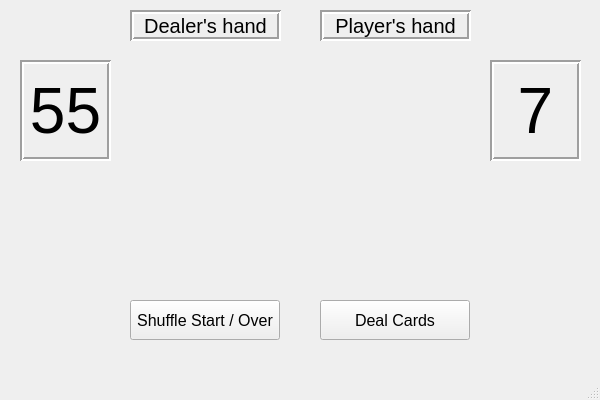
<?xml version="1.0" encoding="UTF-8"?>
<ui version="4.0">
 <class>MainWindow</class>
 <widget class="QMainWindow" name="MainWindow">
  <property name="geometry">
   <rect>
    <x>0</x>
    <y>0</y>
    <width>600</width>
    <height>400</height>
   </rect>
  </property>
  <property name="windowTitle">
   <string>MainWindow</string>
  </property>
  <property name="styleSheet">
   <string notr="true">background-color: &quot;green&quot;;</string>
  </property>
  <widget class="QWidget" name="centralwidget">
   <widget class="QPushButton" name="shuffleButton">
    <property name="geometry">
     <rect>
      <x>130</x>
      <y>300</y>
      <width>150</width>
      <height>40</height>
     </rect>
    </property>
    <property name="font">
     <font>
      <pointsize>12</pointsize>
     </font>
    </property>
    <property name="styleSheet">
     <string notr="true">background-color: light gray;</string>
    </property>
    <property name="text">
     <string>Shuffle Start / Over</string>
    </property>
   </widget>
   <widget class="QPushButton" name="dealButton">
    <property name="geometry">
     <rect>
      <x>320</x>
      <y>300</y>
      <width>150</width>
      <height>40</height>
     </rect>
    </property>
    <property name="font">
     <font>
      <pointsize>12</pointsize>
     </font>
    </property>
    <property name="styleSheet">
     <string notr="true">background-color: light gray;</string>
    </property>
    <property name="text">
     <string>Deal Cards</string>
    </property>
   </widget>
   <widget class="QLabel" name="dealerLabel">
    <property name="geometry">
     <rect>
      <x>130</x>
      <y>60</y>
      <width>151</width>
      <height>218</height>
     </rect>
    </property>
    <property name="text">
     <string/>
    </property>
    <property name="pixmap">
     <pixmap>../../../../Images/Cards/7_of_clubs.png</pixmap>
    </property>
    <property name="scaledContents">
     <bool>true</bool>
    </property>
   </widget>
   <widget class="QLabel" name="playerLabel">
    <property name="geometry">
     <rect>
      <x>320</x>
      <y>60</y>
      <width>150</width>
      <height>218</height>
     </rect>
    </property>
    <property name="text">
     <string/>
    </property>
    <property name="pixmap">
     <pixmap>../../../../Images/Cards/queen_of_hearts.png</pixmap>
    </property>
    <property name="scaledContents">
     <bool>true</bool>
    </property>
   </widget>
   <widget class="QLabel" name="playerHeaderLabel">
    <property name="geometry">
     <rect>
      <x>320</x>
      <y>10</y>
      <width>151</width>
      <height>31</height>
     </rect>
    </property>
    <property name="font">
     <font>
      <pointsize>15</pointsize>
     </font>
    </property>
    <property name="styleSheet">
     <string notr="true">background-color: &quot;dark green&quot;;</string>
    </property>
    <property name="frameShape">
     <enum>QFrame::Box</enum>
    </property>
    <property name="frameShadow">
     <enum>QFrame::Sunken</enum>
    </property>
    <property name="lineWidth">
     <number>2</number>
    </property>
    <property name="text">
     <string>Player's hand</string>
    </property>
    <property name="alignment">
     <set>Qt::AlignCenter</set>
    </property>
   </widget>
   <widget class="QLabel" name="dealerHeaderLabel">
    <property name="geometry">
     <rect>
      <x>130</x>
      <y>10</y>
      <width>151</width>
      <height>31</height>
     </rect>
    </property>
    <property name="font">
     <font>
      <pointsize>15</pointsize>
     </font>
    </property>
    <property name="styleSheet">
     <string notr="true">background-color: &quot;dark green&quot;;</string>
    </property>
    <property name="frameShape">
     <enum>QFrame::Box</enum>
    </property>
    <property name="frameShadow">
     <enum>QFrame::Sunken</enum>
    </property>
    <property name="lineWidth">
     <number>2</number>
    </property>
    <property name="text">
     <string>Dealer's hand</string>
    </property>
    <property name="alignment">
     <set>Qt::AlignCenter</set>
    </property>
   </widget>
   <widget class="QLabel" name="dealerHandLabel">
    <property name="geometry">
     <rect>
      <x>20</x>
      <y>60</y>
      <width>91</width>
      <height>101</height>
     </rect>
    </property>
    <property name="palette">
     <palette>
      <active>
       <colorrole role="Button">
        <brush brushstyle="SolidPattern">
         <color alpha="255">
          <red>0</red>
          <green>100</green>
          <blue>0</blue>
         </color>
        </brush>
       </colorrole>
       <colorrole role="Base">
        <brush brushstyle="SolidPattern">
         <color alpha="255">
          <red>0</red>
          <green>100</green>
          <blue>0</blue>
         </color>
        </brush>
       </colorrole>
       <colorrole role="Window">
        <brush brushstyle="SolidPattern">
         <color alpha="255">
          <red>0</red>
          <green>100</green>
          <blue>0</blue>
         </color>
        </brush>
       </colorrole>
      </active>
      <inactive>
       <colorrole role="Button">
        <brush brushstyle="SolidPattern">
         <color alpha="255">
          <red>0</red>
          <green>100</green>
          <blue>0</blue>
         </color>
        </brush>
       </colorrole>
       <colorrole role="Base">
        <brush brushstyle="SolidPattern">
         <color alpha="255">
          <red>0</red>
          <green>100</green>
          <blue>0</blue>
         </color>
        </brush>
       </colorrole>
       <colorrole role="Window">
        <brush brushstyle="SolidPattern">
         <color alpha="255">
          <red>0</red>
          <green>100</green>
          <blue>0</blue>
         </color>
        </brush>
       </colorrole>
      </inactive>
      <disabled>
       <colorrole role="Button">
        <brush brushstyle="SolidPattern">
         <color alpha="255">
          <red>0</red>
          <green>100</green>
          <blue>0</blue>
         </color>
        </brush>
       </colorrole>
       <colorrole role="Base">
        <brush brushstyle="SolidPattern">
         <color alpha="255">
          <red>0</red>
          <green>100</green>
          <blue>0</blue>
         </color>
        </brush>
       </colorrole>
       <colorrole role="Window">
        <brush brushstyle="SolidPattern">
         <color alpha="255">
          <red>0</red>
          <green>100</green>
          <blue>0</blue>
         </color>
        </brush>
       </colorrole>
      </disabled>
     </palette>
    </property>
    <property name="font">
     <font>
      <pointsize>48</pointsize>
      <weight>50</weight>
      <bold>false</bold>
      <underline>false</underline>
     </font>
    </property>
    <property name="styleSheet">
     <string notr="true">background-color: &quot;dark green&quot;;</string>
    </property>
    <property name="frameShape">
     <enum>QFrame::Box</enum>
    </property>
    <property name="frameShadow">
     <enum>QFrame::Sunken</enum>
    </property>
    <property name="lineWidth">
     <number>2</number>
    </property>
    <property name="text">
     <string>55</string>
    </property>
    <property name="scaledContents">
     <bool>false</bool>
    </property>
    <property name="alignment">
     <set>Qt::AlignCenter</set>
    </property>
   </widget>
   <widget class="QLabel" name="playerHandLabel">
    <property name="geometry">
     <rect>
      <x>490</x>
      <y>60</y>
      <width>91</width>
      <height>101</height>
     </rect>
    </property>
    <property name="font">
     <font>
      <pointsize>48</pointsize>
     </font>
    </property>
    <property name="styleSheet">
     <string notr="true">background-color: &quot;dark green&quot;;</string>
    </property>
    <property name="frameShape">
     <enum>QFrame::Box</enum>
    </property>
    <property name="frameShadow">
     <enum>QFrame::Sunken</enum>
    </property>
    <property name="lineWidth">
     <number>2</number>
    </property>
    <property name="text">
     <string>7</string>
    </property>
    <property name="scaledContents">
     <bool>false</bool>
    </property>
    <property name="alignment">
     <set>Qt::AlignCenter</set>
    </property>
   </widget>
   <widget class="QLabel" name="cWar_1">
    <property name="enabled">
     <bool>true</bool>
    </property>
    <property name="geometry">
     <rect>
      <x>490</x>
      <y>170</y>
      <width>75</width>
      <height>109</height>
     </rect>
    </property>
    <property name="styleSheet">
     <string notr="true"/>
    </property>
    <property name="text">
     <string/>
    </property>
    <property name="pixmap">
     <pixmap>../../../../Images/Cards/6_of_spades.png</pixmap>
    </property>
    <property name="scaledContents">
     <bool>true</bool>
    </property>
   </widget>
   <widget class="QLabel" name="cWar_2">
    <property name="enabled">
     <bool>true</bool>
    </property>
    <property name="geometry">
     <rect>
      <x>500</x>
      <y>190</y>
      <width>75</width>
      <height>109</height>
     </rect>
    </property>
    <property name="styleSheet">
     <string notr="true"/>
    </property>
    <property name="text">
     <string/>
    </property>
    <property name="pixmap">
     <pixmap>../../../../Images/Cards/6_of_spades.png</pixmap>
    </property>
    <property name="scaledContents">
     <bool>true</bool>
    </property>
   </widget>
   <widget class="QLabel" name="cWar_3">
    <property name="enabled">
     <bool>true</bool>
    </property>
    <property name="geometry">
     <rect>
      <x>510</x>
      <y>210</y>
      <width>75</width>
      <height>109</height>
     </rect>
    </property>
    <property name="styleSheet">
     <string notr="true"/>
    </property>
    <property name="text">
     <string/>
    </property>
    <property name="pixmap">
     <pixmap>../../../../Images/Cards/6_of_spades.png</pixmap>
    </property>
    <property name="scaledContents">
     <bool>true</bool>
    </property>
   </widget>
   <widget class="QLabel" name="cWar_4">
    <property name="geometry">
     <rect>
      <x>36</x>
      <y>170</y>
      <width>75</width>
      <height>109</height>
     </rect>
    </property>
    <property name="styleSheet">
     <string notr="true"/>
    </property>
    <property name="text">
     <string/>
    </property>
    <property name="pixmap">
     <pixmap>../../../../Images/Cards/6_of_spades.png</pixmap>
    </property>
    <property name="scaledContents">
     <bool>true</bool>
    </property>
   </widget>
   <widget class="QLabel" name="cWar_5">
    <property name="geometry">
     <rect>
      <x>26</x>
      <y>190</y>
      <width>75</width>
      <height>109</height>
     </rect>
    </property>
    <property name="styleSheet">
     <string notr="true"/>
    </property>
    <property name="text">
     <string/>
    </property>
    <property name="pixmap">
     <pixmap>../../../../Images/Cards/6_of_spades.png</pixmap>
    </property>
    <property name="scaledContents">
     <bool>true</bool>
    </property>
   </widget>
   <widget class="QLabel" name="cWar_6">
    <property name="geometry">
     <rect>
      <x>16</x>
      <y>210</y>
      <width>75</width>
      <height>109</height>
     </rect>
    </property>
    <property name="styleSheet">
     <string notr="true"/>
    </property>
    <property name="text">
     <string/>
    </property>
    <property name="pixmap">
     <pixmap>../../../../Images/Cards/6_of_spades.png</pixmap>
    </property>
    <property name="scaledContents">
     <bool>true</bool>
    </property>
   </widget>
  </widget>
  <widget class="QMenuBar" name="menubar">
   <property name="geometry">
    <rect>
     <x>0</x>
     <y>0</y>
     <width>600</width>
     <height>21</height>
    </rect>
   </property>
  </widget>
  <widget class="QStatusBar" name="statusbar"/>
 </widget>
 <resources/>
 <connections/>
</ui>
